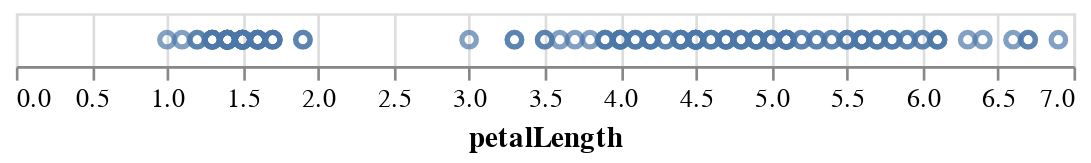

The code cell stored with this chart in its notebook:
### Markdown cell above
This is a pretty silly chart, because it consists of 150 points, all laid-out on top of each other. But this *is* technically a representation of the data!

To make it more interesting, we need to *encode* columns of the data into visual features of the plot (e.g. x-position, y-position, size, color, etc.)

Let's encode petal length on the x-axis using the ``encode()`` method:

### Code cell
alt.Chart(iris).mark_point().encode(
    x='petalLength'
)

### Figure 1 — Vega-Lite specification as saved in the notebook (floating-point values rounded to 4 significant figures; data arrays with more than 128 entries replaced by an {"elided": "..."} marker saying what was removed)
{"config": {"view": {"continuousWidth": 400, "continuousHeight": 300}}, "data": {"name": "data-a264acbd6e539a8b3afc0cb5f240fb57"}, "mark": "point", "encoding": {"x": {"type": "quantitative", "field": "petalLength"}}, "$schema": "https://vega.github.io/schema/vega-lite/v4.8.1.json", "datasets": {"data-a264acbd6e539a8b3afc0cb5f240fb57": {"elided": "150 records"}}}
